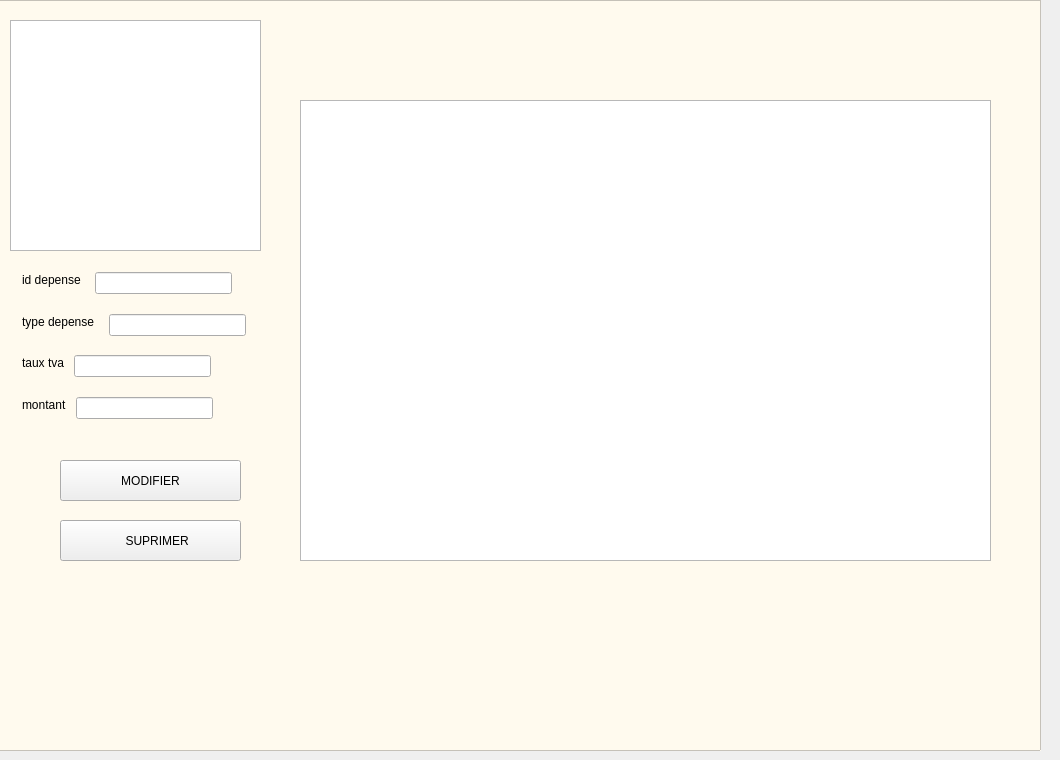
     <widget class="QWidget" name="tab_7">
      <attribute name="title">
       <string>modifier depense </string>
      </attribute>
      <widget class="QTableView" name="tableView_modif_dep">
       <property name="geometry">
        <rect>
         <x>300</x>
         <y>100</y>
         <width>691</width>
         <height>461</height>
        </rect>
       </property>
      </widget>
      <widget class="QPushButton" name="pushButton_modif_dep">
       <property name="geometry">
        <rect>
         <x>60</x>
         <y>460</y>
         <width>181</width>
         <height>41</height>
        </rect>
       </property>
       <property name="styleSheet">
        <string notr="true">font: 75 11pt &quot;MS Shell Dlg 2&quot;;
border-image: url(:/new/MODIF2.png);</string>
       </property>
       <property name="text">
        <string>MODIFIER</string>
       </property>
      </widget>
      <widget class="QPushButton" name="pushButton_supp_dep">
       <property name="geometry">
        <rect>
         <x>60</x>
         <y>520</y>
         <width>181</width>
         <height>41</height>
        </rect>
       </property>
       <property name="styleSheet">
        <string notr="true">font: 75 11pt &quot;MS Shell Dlg 2&quot;;

border-image: url(:/new/supp2.png);</string>
       </property>
       <property name="text">
        <string>    SUPRIMER</string>
       </property>
      </widget>
      <widget class="QGraphicsView" name="graphicsView_2">
       <property name="geometry">
        <rect>
         <x>10</x>
         <y>20</y>
         <width>251</width>
         <height>231</height>
        </rect>
       </property>
       <property name="styleSheet">
        <string notr="true">border-image: url(:/new/logo.png);</string>
       </property>
      </widget>
      <widget class="QGraphicsView" name="graphicsView_20">
       <property name="geometry">
        <rect>
         <x>-10</x>
         <y>0</y>
         <width>1051</width>
         <height>751</height>
        </rect>
       </property>
       <property name="styleSheet">
        <string notr="true">
background-color: rgb(255, 250, 238);</string>
       </property>
      </widget>
      <widget class="QLineEdit" name="lineEdit_modif_type_dep">
       <property name="geometry">
        <rect>
         <x>109</x>
         <y>314</y>
         <width>137</width>
         <height>22</height>
        </rect>
       </property>
      </widget>
      <widget class="QLabel" name="label_8">
       <property name="geometry">
        <rect>
         <x>22</x>
         <y>397</y>
         <width>47</width>
         <height>16</height>
        </rect>
       </property>
       <property name="text">
        <string>montant</string>
       </property>
      </widget>
      <widget class="QLineEdit" name="lineEdit_modif_tva">
       <property name="geometry">
        <rect>
         <x>74</x>
         <y>355</y>
         <width>137</width>
         <height>22</height>
        </rect>
       </property>
      </widget>
      <widget class="QLineEdit" name="lineEdit_modif_montant_dep">
       <property name="geometry">
        <rect>
         <x>76</x>
         <y>397</y>
         <width>137</width>
         <height>22</height>
        </rect>
       </property>
      </widget>
      <widget class="QLabel" name="label_5">
       <property name="geometry">
        <rect>
         <x>22</x>
         <y>272</y>
         <width>66</width>
         <height>16</height>
        </rect>
       </property>
       <property name="text">
        <string>id depense </string>
       </property>
      </widget>
      <widget class="QLineEdit" name="lineEdit_supp_dep">
       <property name="geometry">
        <rect>
         <x>95</x>
         <y>272</y>
         <width>137</width>
         <height>22</height>
        </rect>
       </property>
      </widget>
      <widget class="QLabel" name="label_7">
       <property name="geometry">
        <rect>
         <x>22</x>
         <y>355</y>
         <width>45</width>
         <height>16</height>
        </rect>
       </property>
       <property name="text">
        <string>taux tva</string>
       </property>
      </widget>
      <widget class="QLabel" name="label_6">
       <property name="geometry">
        <rect>
         <x>22</x>
         <y>314</y>
         <width>80</width>
         <height>16</height>
        </rect>
       </property>
       <property name="text">
        <string>type depense </string>
       </property>
      </widget>
      <zorder>graphicsView_20</zorder>
      <zorder>tableView_modif_dep</zorder>
      <zorder>layoutWidget</zorder>
      <zorder>pushButton_modif_dep</zorder>
      <zorder>pushButton_supp_dep</zorder>
      <zorder>graphicsView_2</zorder>
      <zorder>lineEdit_modif_type_dep</zorder>
      <zorder>label_8</zorder>
      <zorder>lineEdit_modif_tva</zorder>
      <zorder>lineEdit_modif_montant_dep</zorder>
      <zorder>label_5</zorder>
      <zorder>lineEdit_supp_dep</zorder>
      <zorder>label_7</zorder>
      <zorder>label_6</zorder>
     </widget>
